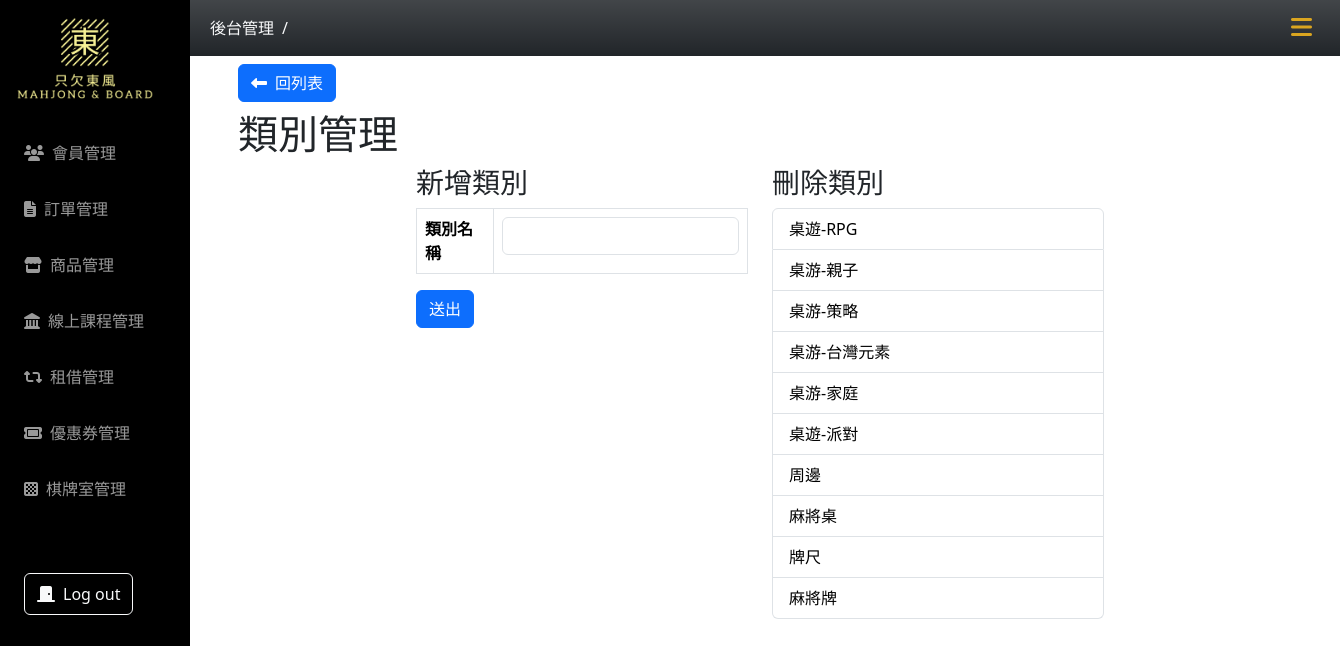
The app's page /product/addCategory.php with its own data.
### tables this page shows
CREATE TABLE `product_category` (
  `id` int(5) UNSIGNED NOT NULL COMMENT 'AUTO_INCREMENT',
  `name` varchar(20) NOT NULL,
  `valid` int(11) NOT NULL DEFAULT 1
);

### product/addCategory.php (the view, shortened to what this page needs)
<?php
require_once("../db_connect_mahjong.php");
$sql = "SELECT * FROM product_category WHERE valid = 1 ORDER BY id DESC";
$result = $conn->query($sql);
$rows = $result->fetch_all(MYSQLI_ASSOC);
?>
<!DOCTYPE html>
<html lang="en">
<head>
    <?php include("../css-mahjong.php") ?>
</head>
<body>
    <?php include("../nav.php") ?>
    <div class="container main-content px-5">
        <a href="product-list.php?page=1" class="btn btn-primary my-2"><i class="fa-solid fa-left-long me-2"></i>回列表</a>
        <h1>類別管理</h1>
        <div class="row justify-content-center">
            <div class="col-4">
                <h3 class="mb-2">新增類別</h3>
                <form action="doAddCategory.php" method="post">
                    <table class="table table-bordered">
                        <tr>
                            <th>類別名稱</th>
                            <th><input type="text" name="name" class="form-control"></th>
                        </tr>
                    </table>
                    <button class="btn btn-primary">送出</button>
                </form>
            </div>
            <div class="col-4">
                <h3 class="mb-2">刪除類別</h3>
                <ul class="list-group">
                    <?php foreach ($rows as $category) : ?>
                        <li class="list-group-item list-item deleteBtn" data-id="doDeleteCategory.php?id=<?= $category["id"] ?>" data-bs-toggle="modal" data-bs-target="#deleteBackdrop"><?= $category["name"] ?></li>
                    <?php endforeach; ?>
                </ul>
            </div>
        </div>
    </div>
</body>
</html>

### css-mahjong.php (style rules this page uses)
:root { --aside-width: 190px; --header-nav-height: 56px; }
.main-content { margin: 0 0 0 var(--aside-width); padding-top: var(--header-nav-height); }

### product/addCategory.php (style rules this page uses)
.list-item { color: #000; }

### records on screen
product_category: name "桌遊-RPG"
product_category: name "桌游-親子"
product_category: name "桌游-策略"
product_category: name "桌游-台灣元素"
product_category: name "桌游-家庭"
product_category: name "桌遊-派對"
product_category: name "周邊"
product_category: name "麻將桌"
product_category: name "牌尺"
product_category: name "麻將牌"
